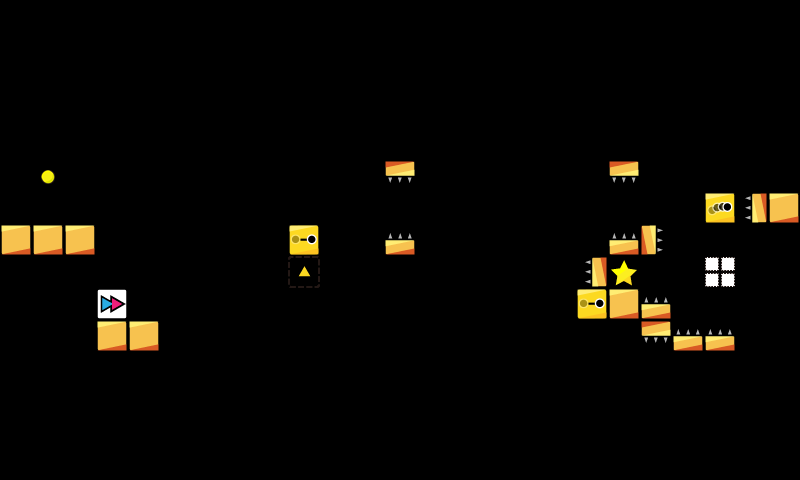

This game map was drawn from its Tiled (.tmx) file and the tilesets committed beside it. A one-line description and the trimmed map source follow:
An orthogonal 25x15 tile map with 32x32 px tiles, 1 tile layer (map).

<map version="1.0" orientation="orthogonal" renderorder="right-down" width="25" height="15" tilewidth="32" tileheight="32" nextobjectid="7">
 <tileset firstgid="1" name="map_tiles" tilewidth="32" tileheight="32">
  <image source="../../img/map_tiles.png" width="480" height="480" />
 </tileset>
 <layer name="map" width="25" height="15">
  <data>[375 cells, 26 non-empty, 9 distinct tile ids]</data>
 </layer>
 <objectgroup name="Object Layer 1" />
</map>
